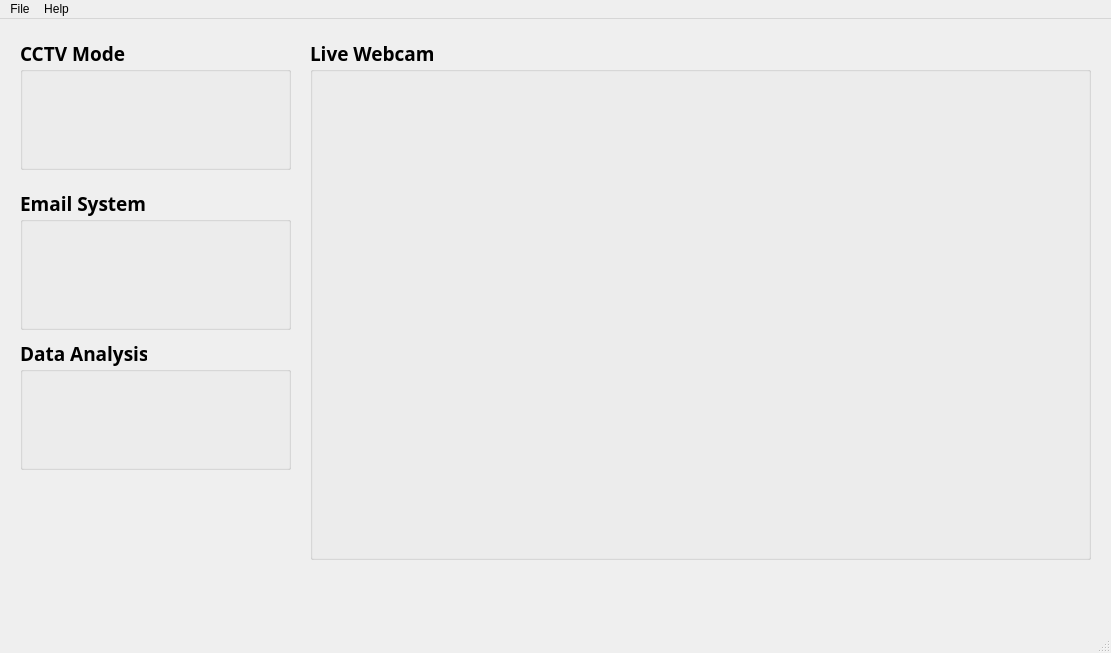
<?xml version="1.0" encoding="UTF-8"?>
<ui version="4.0">
 <class>MainWindow</class>
 <widget class="QMainWindow" name="MainWindow">
  <property name="geometry">
   <rect>
    <x>0</x>
    <y>0</y>
    <width>1111</width>
    <height>653</height>
   </rect>
  </property>
  <property name="windowTitle">
   <string>위험비행물 탐지 시스템</string>
  </property>
  <widget class="QWidget" name="centralwidget">
   <widget class="QGroupBox" name="box_cctv">
    <property name="enabled">
     <bool>true</bool>
    </property>
    <property name="geometry">
     <rect>
      <x>20</x>
      <y>20</y>
      <width>271</width>
      <height>131</height>
     </rect>
    </property>
    <property name="palette">
     <palette>
      <active>
       <colorrole role="Button">
        <brush brushstyle="SolidPattern">
         <color alpha="255">
          <red>244</red>
          <green>177</green>
          <blue>131</blue>
         </color>
        </brush>
       </colorrole>
       <colorrole role="Midlight">
        <brush brushstyle="SolidPattern">
         <color alpha="255">
          <red>244</red>
          <green>177</green>
          <blue>131</blue>
         </color>
        </brush>
       </colorrole>
       <colorrole role="Base">
        <brush brushstyle="SolidPattern">
         <color alpha="255">
          <red>255</red>
          <green>255</green>
          <blue>255</blue>
         </color>
        </brush>
       </colorrole>
       <colorrole role="Window">
        <brush brushstyle="SolidPattern">
         <color alpha="255">
          <red>244</red>
          <green>177</green>
          <blue>131</blue>
         </color>
        </brush>
       </colorrole>
      </active>
      <inactive>
       <colorrole role="Button">
        <brush brushstyle="SolidPattern">
         <color alpha="255">
          <red>244</red>
          <green>177</green>
          <blue>131</blue>
         </color>
        </brush>
       </colorrole>
       <colorrole role="Midlight">
        <brush brushstyle="SolidPattern">
         <color alpha="255">
          <red>244</red>
          <green>177</green>
          <blue>131</blue>
         </color>
        </brush>
       </colorrole>
       <colorrole role="Base">
        <brush brushstyle="SolidPattern">
         <color alpha="255">
          <red>255</red>
          <green>255</green>
          <blue>255</blue>
         </color>
        </brush>
       </colorrole>
       <colorrole role="Window">
        <brush brushstyle="SolidPattern">
         <color alpha="255">
          <red>244</red>
          <green>177</green>
          <blue>131</blue>
         </color>
        </brush>
       </colorrole>
      </inactive>
      <disabled>
       <colorrole role="Button">
        <brush brushstyle="SolidPattern">
         <color alpha="255">
          <red>244</red>
          <green>177</green>
          <blue>131</blue>
         </color>
        </brush>
       </colorrole>
       <colorrole role="Midlight">
        <brush brushstyle="SolidPattern">
         <color alpha="255">
          <red>244</red>
          <green>177</green>
          <blue>131</blue>
         </color>
        </brush>
       </colorrole>
       <colorrole role="Base">
        <brush brushstyle="SolidPattern">
         <color alpha="255">
          <red>244</red>
          <green>177</green>
          <blue>131</blue>
         </color>
        </brush>
       </colorrole>
       <colorrole role="Window">
        <brush brushstyle="SolidPattern">
         <color alpha="255">
          <red>244</red>
          <green>177</green>
          <blue>131</blue>
         </color>
        </brush>
       </colorrole>
      </disabled>
     </palette>
    </property>
    <property name="font">
     <font>
      <family>한국기계연구원_Bold</family>
      <pointsize>14</pointsize>
      <weight>75</weight>
      <bold>true</bold>
     </font>
    </property>
    <property name="acceptDrops">
     <bool>false</bool>
    </property>
    <property name="title">
     <string>CCTV Mode</string>
    </property>
    <property name="flat">
     <bool>false</bool>
    </property>
    <property name="checkable">
     <bool>false</bool>
    </property>
    <widget class="QWidget" name="horizontalLayoutWidget">
     <property name="geometry">
      <rect>
       <x>10</x>
       <y>39</y>
       <width>251</width>
       <height>81</height>
      </rect>
     </property>
     <layout class="QHBoxLayout" name="horizontalLayout_cctv">
      <property name="spacing">
       <number>0</number>
      </property>
      <property name="sizeConstraint">
       <enum>QLayout::SetNoConstraint</enum>
      </property>
      <item>
       <spacer name="horizontalSpacer_4">
        <property name="orientation">
         <enum>Qt::Horizontal</enum>
        </property>
        <property name="sizeHint" stdset="0">
         <size>
          <width>40</width>
          <height>20</height>
         </size>
        </property>
       </spacer>
      </item>
      <item>
       <widget class="QPushButton" name="pushButton_cctv_on">
        <property name="palette">
         <palette>
          <active>
           <colorrole role="Button">
            <brush brushstyle="SolidPattern">
             <color alpha="255">
              <red>255</red>
              <green>255</green>
              <blue>255</blue>
             </color>
            </brush>
           </colorrole>
          </active>
          <inactive>
           <colorrole role="Button">
            <brush brushstyle="SolidPattern">
             <color alpha="255">
              <red>255</red>
              <green>255</green>
              <blue>255</blue>
             </color>
            </brush>
           </colorrole>
          </inactive>
          <disabled>
           <colorrole role="Button">
            <brush brushstyle="SolidPattern">
             <color alpha="255">
              <red>255</red>
              <green>255</green>
              <blue>255</blue>
             </color>
            </brush>
           </colorrole>
          </disabled>
         </palette>
        </property>
        <property name="font">
         <font>
          <family>Yu Gothic UI Semilight</family>
          <pointsize>9</pointsize>
          <weight>50</weight>
          <bold>false</bold>
         </font>
        </property>
        <property name="mouseTracking">
         <bool>false</bool>
        </property>
        <property name="text">
         <string/>
        </property>
        <property name="icon">
         <iconset>
          <normaloff>pics/on.png</normaloff>pics/on.png</iconset>
        </property>
        <property name="iconSize">
         <size>
          <width>70</width>
          <height>70</height>
         </size>
        </property>
        <property name="autoRepeatDelay">
         <number>300</number>
        </property>
        <property name="autoDefault">
         <bool>false</bool>
        </property>
        <property name="default">
         <bool>false</bool>
        </property>
        <property name="flat">
         <bool>true</bool>
        </property>
       </widget>
      </item>
      <item>
       <spacer name="horizontalSpacer_3">
        <property name="orientation">
         <enum>Qt::Horizontal</enum>
        </property>
        <property name="sizeHint" stdset="0">
         <size>
          <width>40</width>
          <height>20</height>
         </size>
        </property>
       </spacer>
      </item>
      <item>
       <widget class="QPushButton" name="pushButton_cctv_off">
        <property name="palette">
         <palette>
          <active>
           <colorrole role="Button">
            <brush brushstyle="SolidPattern">
             <color alpha="255">
              <red>255</red>
              <green>255</green>
              <blue>255</blue>
             </color>
            </brush>
           </colorrole>
          </active>
          <inactive>
           <colorrole role="Button">
            <brush brushstyle="SolidPattern">
             <color alpha="255">
              <red>255</red>
              <green>255</green>
              <blue>255</blue>
             </color>
            </brush>
           </colorrole>
          </inactive>
          <disabled>
           <colorrole role="Button">
            <brush brushstyle="SolidPattern">
             <color alpha="255">
              <red>255</red>
              <green>255</green>
              <blue>255</blue>
             </color>
            </brush>
           </colorrole>
          </disabled>
         </palette>
        </property>
        <property name="font">
         <font>
          <family>Yu Gothic UI Semilight</family>
          <pointsize>9</pointsize>
          <weight>50</weight>
          <bold>false</bold>
         </font>
        </property>
        <property name="text">
         <string/>
        </property>
        <property name="icon">
         <iconset>
          <normaloff>pics/off.png</normaloff>pics/off.png</iconset>
        </property>
        <property name="iconSize">
         <size>
          <width>70</width>
          <height>70</height>
         </size>
        </property>
        <property name="flat">
         <bool>true</bool>
        </property>
       </widget>
      </item>
      <item>
       <spacer name="horizontalSpacer_8">
        <property name="orientation">
         <enum>Qt::Horizontal</enum>
        </property>
        <property name="sizeHint" stdset="0">
         <size>
          <width>40</width>
          <height>20</height>
         </size>
        </property>
       </spacer>
      </item>
     </layout>
    </widget>
   </widget>
   <widget class="QGroupBox" name="box_webcam">
    <property name="geometry">
     <rect>
      <x>310</x>
      <y>20</y>
      <width>781</width>
      <height>521</height>
     </rect>
    </property>
    <property name="font">
     <font>
      <family>한국기계연구원_Bold</family>
      <pointsize>14</pointsize>
      <weight>75</weight>
      <bold>true</bold>
     </font>
    </property>
    <property name="title">
     <string>Live Webcam</string>
    </property>
    <property name="flat">
     <bool>true</bool>
    </property>
   </widget>
   <widget class="QGroupBox" name="box_email">
    <property name="geometry">
     <rect>
      <x>20</x>
      <y>170</y>
      <width>271</width>
      <height>141</height>
     </rect>
    </property>
    <property name="font">
     <font>
      <family>한국기계연구원_Bold</family>
      <pointsize>14</pointsize>
      <weight>75</weight>
      <bold>true</bold>
     </font>
    </property>
    <property name="autoFillBackground">
     <bool>false</bool>
    </property>
    <property name="title">
     <string>Email System</string>
    </property>
    <widget class="QWidget" name="horizontalLayoutWidget_3">
     <property name="geometry">
      <rect>
       <x>10</x>
       <y>30</y>
       <width>251</width>
       <height>90</height>
      </rect>
     </property>
     <layout class="QHBoxLayout" name="horizontalLayout_email">
      <item>
       <spacer name="horizontalSpacer">
        <property name="orientation">
         <enum>Qt::Horizontal</enum>
        </property>
        <property name="sizeHint" stdset="0">
         <size>
          <width>40</width>
          <height>20</height>
         </size>
        </property>
       </spacer>
      </item>
      <item>
       <widget class="QPushButton" name="pushButton_email">
        <property name="font">
         <font>
          <family>Yu Gothic UI Semilight</family>
          <pointsize>9</pointsize>
          <weight>50</weight>
          <bold>false</bold>
         </font>
        </property>
        <property name="text">
         <string/>
        </property>
        <property name="icon">
         <iconset>
          <normaloff>pics/mail_start_1.png</normaloff>pics/mail_start_1.png</iconset>
        </property>
        <property name="iconSize">
         <size>
          <width>120</width>
          <height>60</height>
         </size>
        </property>
        <property name="flat">
         <bool>true</bool>
        </property>
       </widget>
      </item>
      <item>
       <spacer name="horizontalSpacer_2">
        <property name="orientation">
         <enum>Qt::Horizontal</enum>
        </property>
        <property name="sizeHint" stdset="0">
         <size>
          <width>40</width>
          <height>20</height>
         </size>
        </property>
       </spacer>
      </item>
     </layout>
    </widget>
   </widget>
   <widget class="QGroupBox" name="box_data">
    <property name="geometry">
     <rect>
      <x>20</x>
      <y>320</y>
      <width>271</width>
      <height>131</height>
     </rect>
    </property>
    <property name="font">
     <font>
      <family>한국기계연구원_Bold</family>
      <pointsize>14</pointsize>
      <weight>75</weight>
      <bold>true</bold>
     </font>
    </property>
    <property name="title">
     <string>Data Analysis</string>
    </property>
    <property name="checkable">
     <bool>false</bool>
    </property>
    <widget class="QWidget" name="horizontalLayoutWidget_5">
     <property name="geometry">
      <rect>
       <x>10</x>
       <y>30</y>
       <width>251</width>
       <height>90</height>
      </rect>
     </property>
     <layout class="QHBoxLayout" name="horizontalLayout_data">
      <item>
       <spacer name="horizontalSpacer_6">
        <property name="orientation">
         <enum>Qt::Horizontal</enum>
        </property>
        <property name="sizeHint" stdset="0">
         <size>
          <width>40</width>
          <height>20</height>
         </size>
        </property>
       </spacer>
      </item>
      <item>
       <widget class="QPushButton" name="pushButton_data">
        <property name="enabled">
         <bool>true</bool>
        </property>
        <property name="font">
         <font>
          <family>Yu Gothic UI Semilight</family>
          <pointsize>9</pointsize>
          <weight>50</weight>
          <bold>false</bold>
         </font>
        </property>
        <property name="text">
         <string/>
        </property>
        <property name="icon">
         <iconset>
          <normaloff>pics/powerbi.png</normaloff>pics/powerbi.png</iconset>
        </property>
        <property name="iconSize">
         <size>
          <width>120</width>
          <height>80</height>
         </size>
        </property>
        <property name="checkable">
         <bool>false</bool>
        </property>
        <property name="autoRepeat">
         <bool>false</bool>
        </property>
        <property name="autoDefault">
         <bool>false</bool>
        </property>
        <property name="flat">
         <bool>true</bool>
        </property>
       </widget>
      </item>
      <item>
       <spacer name="horizontalSpacer_5">
        <property name="orientation">
         <enum>Qt::Horizontal</enum>
        </property>
        <property name="sizeHint" stdset="0">
         <size>
          <width>40</width>
          <height>20</height>
         </size>
        </property>
       </spacer>
      </item>
     </layout>
    </widget>
   </widget>
   <widget class="QWidget" name="horizontalLayoutWidget_2">
    <property name="geometry">
     <rect>
      <x>310</x>
      <y>540</y>
      <width>781</width>
      <height>60</height>
     </rect>
    </property>
    <layout class="QHBoxLayout" name="horizontalLayout">
     <item>
      <widget class="QPushButton" name="pushButton_capture">
       <property name="font">
        <font>
         <family>Yu Gothic UI Semilight</family>
         <weight>50</weight>
         <bold>false</bold>
        </font>
       </property>
       <property name="text">
        <string/>
       </property>
       <property name="icon">
        <iconset>
         <normaloff>pics/capture_1.png</normaloff>pics/capture_1.png</iconset>
       </property>
       <property name="iconSize">
        <size>
         <width>120</width>
         <height>50</height>
        </size>
       </property>
       <property name="flat">
        <bool>true</bool>
       </property>
      </widget>
     </item>
     <item>
      <widget class="QPushButton" name="pushButton_save">
       <property name="font">
        <font>
         <family>Yu Gothic UI Semilight</family>
         <weight>50</weight>
         <bold>false</bold>
        </font>
       </property>
       <property name="text">
        <string/>
       </property>
       <property name="icon">
        <iconset>
         <normaloff>pics/save_1.png</normaloff>pics/save_1.png</iconset>
       </property>
       <property name="iconSize">
        <size>
         <width>120</width>
         <height>50</height>
        </size>
       </property>
       <property name="flat">
        <bool>true</bool>
       </property>
      </widget>
     </item>
     <item>
      <spacer name="horizontalSpacer_7">
       <property name="orientation">
        <enum>Qt::Horizontal</enum>
       </property>
       <property name="sizeHint" stdset="0">
        <size>
         <width>40</width>
         <height>20</height>
        </size>
       </property>
      </spacer>
     </item>
     <item>
      <widget class="QPushButton" name="pushButton_exit">
       <property name="font">
        <font>
         <family>Yu Gothic UI Semilight</family>
         <weight>50</weight>
         <bold>false</bold>
        </font>
       </property>
       <property name="text">
        <string/>
       </property>
       <property name="icon">
        <iconset>
         <normaloff>pics/exit_1.png</normaloff>pics/exit_1.png</iconset>
       </property>
       <property name="iconSize">
        <size>
         <width>120</width>
         <height>50</height>
        </size>
       </property>
       <property name="flat">
        <bool>true</bool>
       </property>
      </widget>
     </item>
    </layout>
   </widget>
  </widget>
  <widget class="QStatusBar" name="statusbar"/>
  <widget class="QMenuBar" name="menubar">
   <property name="geometry">
    <rect>
     <x>0</x>
     <y>0</y>
     <width>1111</width>
     <height>21</height>
    </rect>
   </property>
   <widget class="QMenu" name="menuFile">
    <property name="title">
     <string>File</string>
    </property>
    <addaction name="actionOpen"/>
    <addaction name="actionSave"/>
    <addaction name="actionPrint"/>
    <addaction name="actionExit"/>
   </widget>
   <widget class="QMenu" name="menuHelp">
    <property name="title">
     <string>Help</string>
    </property>
   </widget>
   <addaction name="menuFile"/>
   <addaction name="menuHelp"/>
  </widget>
  <action name="actionExit">
   <property name="checkable">
    <bool>false</bool>
   </property>
   <property name="icon">
    <iconset>
     <normaloff>../../../../.designer/backup/pics/exit.png</normaloff>../../../../.designer/backup/pics/exit.png</iconset>
   </property>
   <property name="text">
    <string>Exit</string>
   </property>
   <property name="shortcut">
    <string>Ctrl+Q</string>
   </property>
  </action>
  <action name="actionOpen">
   <property name="icon">
    <iconset>
     <normaloff>../../../../.designer/backup/pics/edit.png</normaloff>../../../../.designer/backup/pics/edit.png</iconset>
   </property>
   <property name="text">
    <string>Open</string>
   </property>
   <property name="shortcut">
    <string>Ctrl+O</string>
   </property>
  </action>
  <action name="actionSave">
   <property name="icon">
    <iconset>
     <normaloff>../../../../.designer/backup/pics/save.png</normaloff>../../../../.designer/backup/pics/save.png</iconset>
   </property>
   <property name="text">
    <string>Save</string>
   </property>
   <property name="shortcut">
    <string>Ctrl+S</string>
   </property>
  </action>
  <action name="actionPrint">
   <property name="text">
    <string>Print</string>
   </property>
   <property name="shortcut">
    <string>Ctrl+P</string>
   </property>
  </action>
 </widget>
 <tabstops>
  <tabstop>pushButton_cctv_off</tabstop>
  <tabstop>pushButton_capture</tabstop>
  <tabstop>pushButton_save</tabstop>
  <tabstop>pushButton_exit</tabstop>
 </tabstops>
 <resources/>
 <connections>
  <connection>
   <sender>pushButton_exit</sender>
   <signal>clicked()</signal>
   <receiver>MainWindow</receiver>
   <slot>close()</slot>
   <hints>
    <hint type="sourcelabel">
     <x>1028</x>
     <y>568</y>
    </hint>
    <hint type="destinationlabel">
     <x>763</x>
     <y>0</y>
    </hint>
   </hints>
  </connection>
  <connection>
   <sender>menubar</sender>
   <signal>triggered(QAction*)</signal>
   <receiver>MainWindow</receiver>
   <slot>close()</slot>
   <hints>
    <hint type="sourcelabel">
     <x>19</x>
     <y>15</y>
    </hint>
    <hint type="destinationlabel">
     <x>919</x>
     <y>0</y>
    </hint>
   </hints>
  </connection>
  <connection>
   <sender>pushButton_email</sender>
   <signal>clicked()</signal>
   <receiver>MainWindow</receiver>
   <slot>email_clicked()</slot>
   <hints>
    <hint type="sourcelabel">
     <x>182</x>
     <y>298</y>
    </hint>
    <hint type="destinationlabel">
     <x>283</x>
     <y>580</y>
    </hint>
   </hints>
  </connection>
  <connection>
   <sender>pushButton_data</sender>
   <signal>clicked()</signal>
   <receiver>MainWindow</receiver>
   <slot>bi_clicked()</slot>
   <hints>
    <hint type="sourcelabel">
     <x>155</x>
     <y>514</y>
    </hint>
    <hint type="destinationlabel">
     <x>224</x>
     <y>585</y>
    </hint>
   </hints>
  </connection>
 </connections>
 <slots>
  <slot>email_clicked()</slot>
  <slot>bi_clicked()</slot>
 </slots>
</ui>
